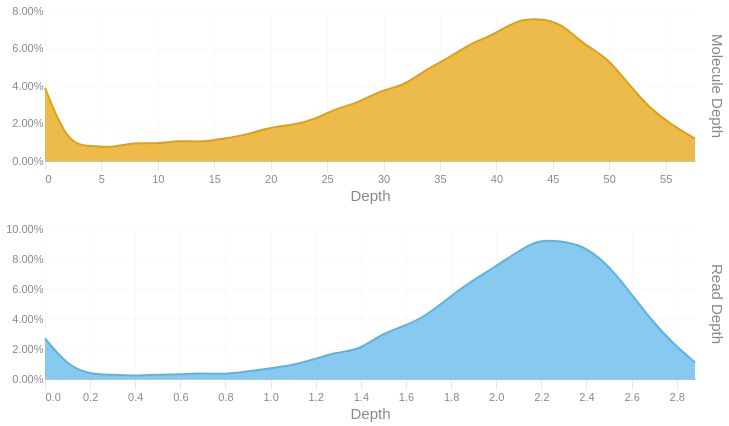

Notebook code for this chart:
### Code cell
readdep = depth_hist(tb['Read Depth'], q99, 3)
readdep = readdep.with_columns(pl.lit('Read Depth').alias('Metric'))
if not SKIPLR:
    moldep = depth_hist(tb['Molecule Depth'], mol_q99, 1)
    moldep = moldep.with_columns(pl.lit('Molecule Depth').alias('Metric'))
    _hist = pl.concat([readdep, moldep])
    _hist = _hist.filter(pl.col('Proportion') != 0)
    with SafeRender(_hist):
        (
            alt.Chart(_hist)        
            .mark_area(interpolate = "basis")
            .encode(
                x=alt.X('Bin:Q').scale(domainMin=0).axis(alt.Axis(title='Depth')),
                y = alt.Y('Proportion:Q', title = None).axis(format = '.2%'),
                color = alt.Color('Metric:N').legend(None),
                row = alt.Row("Metric:N").header(title = None, labelOrient = 'right'),
                tooltip = [
                    alt.Tooltip("Metric:N", title = "Metric"),
                    alt.Tooltip('Interval:N', title = "Depth Interval"),
                    alt.Tooltip('Proportion:Q', title = "% Alignments").format('.2%')
                ]
            )
            .resolve_scale(x='independent', y='independent')
            .properties(
                height = 150, width = 650,
                usermeta={'embedOptions': {'downloadFileName': f'{samplename}.depth.hist'}}
            )
        ).display()
else:
    readdep = readdep.filter(pl.col('Proportion') != 0)
    with SafeRender(readdep):
        (
            alt.Chart(readdep)        
            .mark_area(interpolate = "basis")
            .encode(
                x=alt.X('Bin:Q').scale(domainMin=0).axis(alt.Axis(title='Depth')),
                y = alt.Y('Proportion:Q', title = None).axis(format = '.2%'),
                tooltip = [
                    alt.Tooltip('Interval:N', title = "Depth Interval"),
                    alt.Tooltip('Proportion:Q', title = "% Alignments").format('.2%')
                ]
            )
            .properties(
                usermeta={'embedOptions': {'downloadFileName': f'{samplename}.depth.hist'}}
            )
        ).display()

### Figure 1 — Vega-Lite specification as saved in the notebook (floating-point values rounded to 4 significant figures)
{"width": 650, "height": 150, "config": {"title": {"anchor": "start", "dy": -15, "fontSize": 18, "color": "#888888", "subtitleColor": "#888888", "subtitleFontSize": 14}, "arc": {"fill": "#0072B2"}, "axis": {"domainColor": "#888888", "domainWidth": 0.5, "gridWidth": 0.2, "grid": false, "titleFontWeight": 400, "titleFontSize": 15, "labelFontSize": 11, "labelColor": "#888888", "tickColor": "#888888", "tickWidth": 0.2, "titleColor": "#888888"}, "axisBand": {"grid": false}, "axisX": {"grid": true, "tickSize": 10, "domainCap": "round"}, "axisY": {"domain": false, "grid": true, "tickSize": 0, "domainCap": "round"}, "background": "transparent", "header": {"labelFontSize": 15, "labelColor": "#888888", "titleFontSize": 15, "titleFontWeight": 600, "titleColor": "#888888"}, "legend": {"labelFont": "sans-serif", "labelFontSize": 12, "labelColor": "#888888", "symbolSize": 100, "symbolType": "circle", "titleFontSize": 12, "titlePadding": 10, "titleColor": "#888888", "title": null}, "range": {"category": ["#E69F00", "#56B4E9", "#009E73", "#F0E442", "#0072B2", "#D55E00", "#CC79A7", "#000000"], "diverging": ["#cfe8f3", "#a2d4ec", "#73bfe2", "#46abdb", "#1696d2", "#12719e"]}, "area": {"fill": "#0072B2", "fillOpacity": 0.7, "line": true, "strokeOpacity": 0.7}, "line": {"color": "#0072B2", "stroke": "#0072B2", "strokeWidth": 2}, "trail": {"color": "#0072B2", "stroke": "#0072B2", "strokeWidth": 0, "size": 1}, "point": {"filled": true, "fillOpacity": 1.0, "size": 95}, "text": {"color": "#888888", "fontSize": 11, "align": "right", "fontWeight": 400, "size": 11}, "bar": {"fill": "#0072B2", "stroke": null}, "view": {"stroke": null, "continuousWidth": 660, "continuousHeight": 400}}, "data": {"name": "data-3919ffa0f6519b71064d8e516133cc97"}, "mark": {"type": "area", "interpolate": "basis"}, "encoding": {"color": {"field": "Metric", "legend": null, "type": "nominal"}, "row": {"field": "Metric", "header": {"title": null, "labelOrient": "right"}, "type": "nominal"}, "tooltip": [{"field": "Metric", "title": "Metric", "type": "nominal"}, {"field": "Interval", "title": "Depth Interval", "type": "nominal"}, {"field": "Proportion", "format": ".2%", "title": "% Alignments", "type": "quantitative"}], "x": {"axis": {"title": "Depth"}, "field": "Bin", "scale": {"domainMin": 0}, "type": "quantitative"}, "y": {"axis": {"format": ".2%"}, "field": "Proportion", "title": null, "type": "quantitative"}}, "resolve": {"scale": {"x": "independent", "y": "independent"}}, "usermeta": {"embedOptions": {"downloadFileName": "S5_Connecticut_986.depth.hist"}}, "$schema": "https://vega.github.io/schema/vega-lite/v6.1.0.json", "datasets": {"data-3919ffa0f6519b71064d8e516133cc97": [{"Bin": 0.0, "Interval": "0.0-0.099", "Proportion": 0.027, "Metric": "Read Depth"}, {"Bin": 0.099, "Interval": "0.099-0.199", "Proportion": 0.009, "Metric": "Read Depth"}, {"Bin": 0.199, "Interval": "0.199-0.298", "Proportion": 0.003, "Metric": "Read Depth"}, {"Bin": 0.298, "Interval": "0.298-0.397", "Proportion": 0.003, "Metric": "Read Depth"}, {"Bin": 0.397, "Interval": "0.397-0.497", "Proportion": 0.002, "Metric": "Read Depth"}, {"Bin": 0.497, "Interval": "0.497-0.596", "Proportion": 0.003, "Metric": "Read Depth"}, {"Bin": 0.596, "Interval": "0.596-0.695", "Proportion": 0.003, "Metric": "Read Depth"}, {"Bin": 0.695, "Interval": "0.695-0.795", "Proportion": 0.004, "Metric": "Read Depth"}, {"Bin": 0.795, "Interval": "0.795-0.894", "Proportion": 0.003, "Metric": "Read Depth"}, {"Bin": 0.894, "Interval": "0.894-0.993", "Proportion": 0.005, "Metric": "Read Depth"}, {"Bin": 0.993, "Interval": "0.993-1.093", "Proportion": 0.007, "Metric": "Read Depth"}, {"Bin": 1.093, "Interval": "1.093-1.192", "Proportion": 0.009, "Metric": "Read Depth"}, {"Bin": 1.192, "Interval": "1.192-1.291", "Proportion": 0.013, "Metric": "Read Depth"}, {"Bin": 1.291, "Interval": "1.291-1.391", "Proportion": 0.018, "Metric": "Read Depth"}, {"Bin": 1.391, "Interval": "1.391-1.49", "Proportion": 0.019, "Metric": "Read Depth"}, {"Bin": 1.49, "Interval": "1.49-1.589", "Proportion": 0.03, "Metric": "Read Depth"}, {"Bin": 1.589, "Interval": "1.589-1.689", "Proportion": 0.035, "Metric": "Read Depth"}, {"Bin": 1.689, "Interval": "1.689-1.788", "Proportion": 0.042, "Metric": "Read Depth"}, {"Bin": 1.788, "Interval": "1.788-1.887", "Proportion": 0.054, "Metric": "Read Depth"}, {"Bin": 1.887, "Interval": "1.887-1.987", "Proportion": 0.065, "Metric": "Read Depth"}, {"Bin": 1.987, "Interval": "1.987-2.086", "Proportion": 0.074, "Metric": "Read Depth"}, {"Bin": 2.086, "Interval": "2.086-2.185", "Proportion": 0.084, "Metric": "Read Depth"}, {"Bin": 2.185, "Interval": "2.185-2.285", "Proportion": 0.093, "Metric": "Read Depth"}, {"Bin": 2.285, "Interval": "2.285-2.384", "Proportion": 0.092, "Metric": "Read Depth"}, {"Bin": 2.384, "Interval": "2.384-2.483", "Proportion": 0.089, "Metric": "Read Depth"}, {"Bin": 2.483, "Interval": "2.483-2.583", "Proportion": 0.078, "Metric": "Read Depth"}, {"Bin": 2.583, "Interval": "2.583-2.682", "Proportion": 0.06, "Metric": "Read Depth"}, {"Bin": 2.682, "Interval": "2.682-2.781", "Proportion": 0.04, "Metric": "Read Depth"}, {"Bin": 2.781, "Interval": "2.781-2.881", "Proportion": 0.024, "Metric": "Read Depth"}, {"Bin": 2.881, "Interval": "2.881-2.98", "Proportion": 0.011, "Metric": "Read Depth"}, {"Bin": 0.0, "Interval": "0.0-2.0", "Proportion": 0.039, "Metric": "Molecule Depth"}, {"Bin": 2.0, "Interval": "2.0-4.0", "Proportion": 0.009, "Metric": "Molecule Depth"}, {"Bin": 4.0, "Interval": "4.0-6.0", "Proportion": 0.008, "Metric": "Molecule Depth"}, {"Bin": 6.0, "Interval": "6.0-7.9", "Proportion": 0.007, "Metric": "Molecule Depth"}, {"Bin": 7.9, "Interval": "7.9-9.9", "Proportion": 0.01, "Metric": "Molecule Depth"}, {"Bin": 9.9, "Interval": "9.9-11.9", "Proportion": 0.009, "Metric": "Molecule Depth"}, {"Bin": 11.9, "Interval": "11.9-13.9", "Proportion": 0.011, "Metric": "Molecule Depth"}, {"Bin": 13.9, "Interval": "13.9-15.9", "Proportion": 0.01, "Metric": "Molecule Depth"}, {"Bin": 15.9, "Interval": "15.9-17.9", "Proportion": 0.012, "Metric": "Molecule Depth"}, {"Bin": 17.9, "Interval": "17.9-19.9", "Proportion": 0.014, "Metric": "Molecule Depth"}, {"Bin": 19.9, "Interval": "19.9-21.9", "Proportion": 0.018, "Metric": "Molecule Depth"}, {"Bin": 21.9, "Interval": "21.9-23.8", "Proportion": 0.019, "Metric": "Molecule Depth"}, {"Bin": 23.8, "Interval": "23.8-25.8", "Proportion": 0.022, "Metric": "Molecule Depth"}, {"Bin": 25.8, "Interval": "25.8-27.8", "Proportion": 0.028, "Metric": "Molecule Depth"}, {"Bin": 27.8, "Interval": "27.8-29.8", "Proportion": 0.031, "Metric": "Molecule Depth"}, {"Bin": 29.8, "Interval": "29.8-31.8", "Proportion": 0.038, "Metric": "Molecule Depth"}, {"Bin": 31.8, "Interval": "31.8-33.8", "Proportion": 0.04, "Metric": "Molecule Depth"}, {"Bin": 33.8, "Interval": "33.8-35.8", "Proportion": 0.049, "Metric": "Molecule Depth"}, {"Bin": 35.8, "Interval": "35.8-37.8", "Proportion": 0.055, "Metric": "Molecule Depth"}, {"Bin": 37.8, "Interval": "37.8-39.7", "Proportion": 0.063, "Metric": "Molecule Depth"}, {"Bin": 39.7, "Interval": "39.7-41.7", "Proportion": 0.067, "Metric": "Molecule Depth"}, {"Bin": 41.7, "Interval": "41.7-43.7", "Proportion": 0.075, "Metric": "Molecule Depth"}, {"Bin": 43.7, "Interval": "43.7-45.7", "Proportion": 0.076, "Metric": "Molecule Depth"}, {"Bin": 45.7, "Interval": "45.7-47.7", "Proportion": 0.074, "Metric": "Molecule Depth"}, {"Bin": 47.7, "Interval": "47.7-49.7", "Proportion": 0.062, "Metric": "Molecule Depth"}, {"Bin": 49.7, "Interval": "49.7-51.7", "Proportion": 0.056, "Metric": "Molecule Depth"}, {"Bin": 51.7, "Interval": "51.7-53.6", "Proportion": 0.041, "Metric": "Molecule Depth"}, {"Bin": 53.6, "Interval": "53.6-55.6", "Proportion": 0.028, "Metric": "Molecule Depth"}, {"Bin": 55.6, "Interval": "55.6-57.6", "Proportion": 0.019, "Metric": "Molecule Depth"}, {"Bin": 57.6, "Interval": "57.6-59.61", "Proportion": 0.012, "Metric": "Molecule Depth"}]}}
